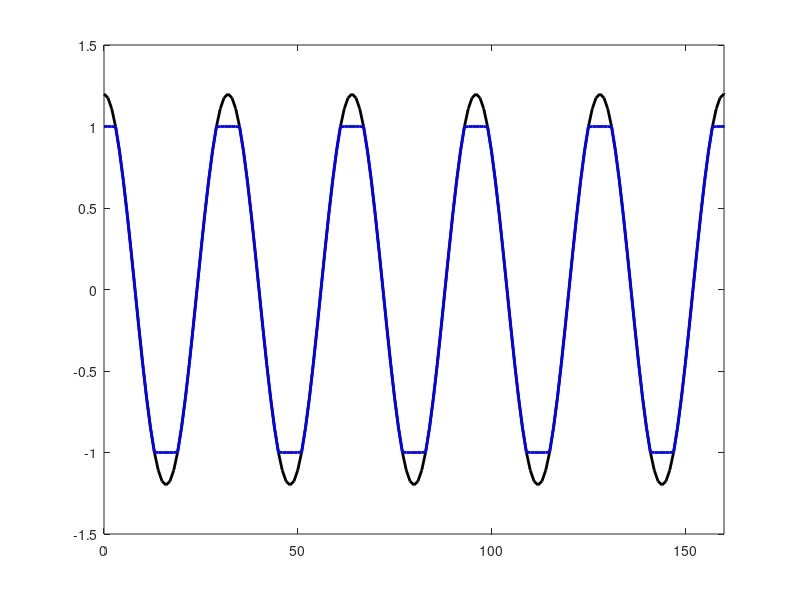
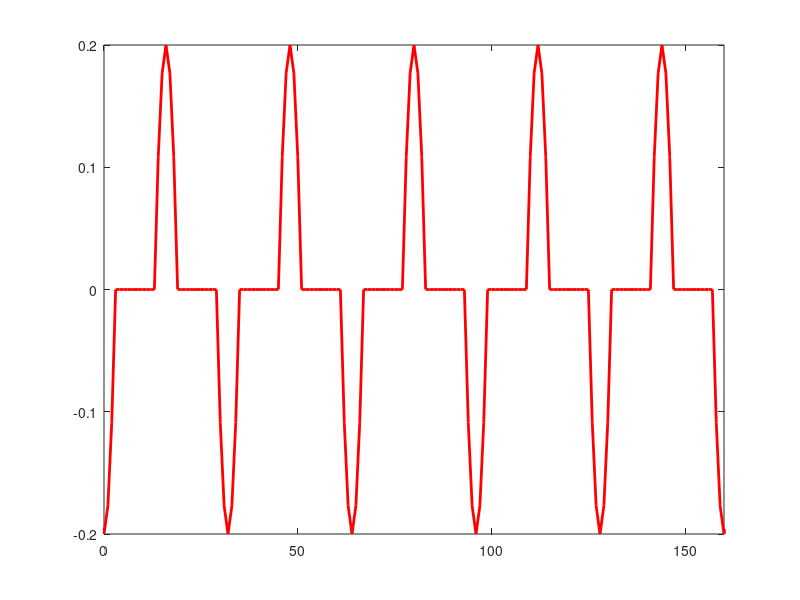
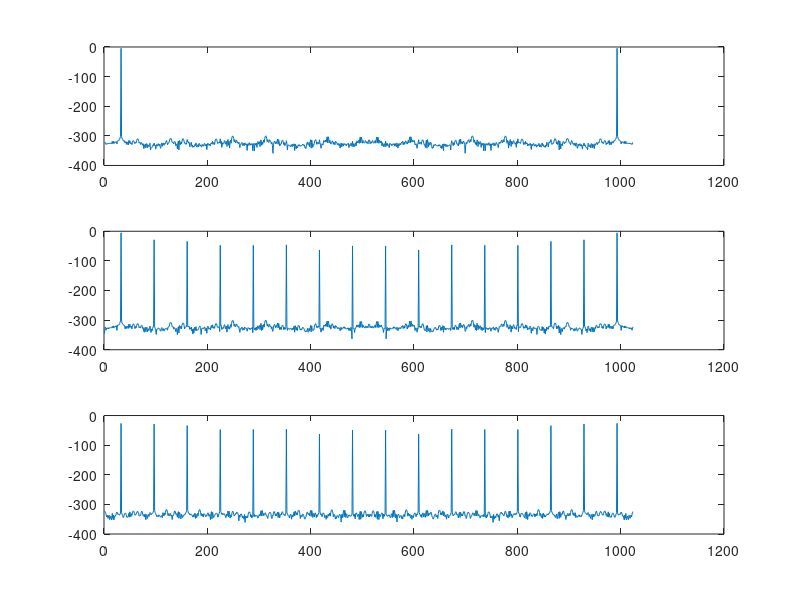
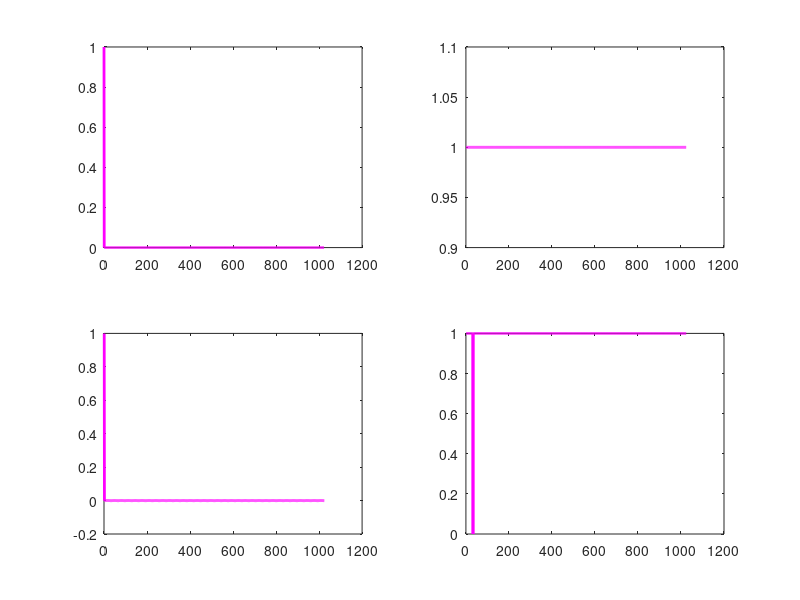

These charts were generated, in order, by the following MATLAB code:
%%
clear;clc;
%%
N = 1024;
n = 0:N-1;
fc = 10e6;
fs = 320e6;
Amax = 1; % clipping level
A = 1.2;

s = A*cos(2*pi*fc/fs*n);
% figure
% plot(n,s,'k-','linew',2)
% % set(gca,'linew',2)
% xlim([0 160])
%
s_clip = s;
s_clip(s_clip>Amax)=Amax;
s_clip(s_clip<-Amax)=-Amax;
figure(1)
plot(n,s,'k-','linew',2)
hold on
plot(n,s_clip,'b-','linew',2)
xlim([0 160])
%
clip_waveform = s_clip-s;
figure(2)
plot(n,clip_waveform,'r-','linew',2)
xlim([0 160])

%
sx = 1/N*fft(s);
psx = abs(sx).^2;
sx_clip = 1/N*fft(s_clip);
psx_clip = abs(sx_clip).^2; 
sx_clip_waveform = 1/N*fft(clip_waveform);
psx_clip_waveform = abs(sx_clip_waveform).^2;

figure(3)
subplot(3,1,1)
plot(pow2db(psx))
subplot(3,1,2)
plot(pow2db(psx_clip))
subplot(3,1,3)
plot(pow2db(psx_clip_waveform))
%
pulse_t = zeros(1,N);
pulse_t(1) = 1;
sx_pulse_t = fft(pulse_t);
psx_pulse_t = sx_pulse_t.^2;
ind_k = 33;

sx_pulse_t_rev = sx_pulse_t;
sx_pulse_t_rev(ind_k) = 0;
psx_pulse_t_rev = sx_pulse_t_rev.^2;
pulse_t_rev = real(ifft(sx_pulse_t_rev));

figure(4)
subplot(2,2,1)
plot(n,pulse_t,'m-','linew',2)
subplot(2,2,2)
plot(psx_pulse_t,'m-','linew',2)
subplot(2,2,4)
plot(psx_pulse_t_rev,'m-','linew',2)
subplot(2,2,3)
plot(pulse_t_rev,'m-','linew',2)
%%
s_tmp = s;
c = zeros(1,length(s));
ft_pulse_t_rev = fft(pulse_t_rev,2*N);
n_iter = 0;

% for kk = 1:1
% c = zeros(1,length(s));
% ind_upper = s_tmp > Amax;
% ind_lower = s_tmp < -Amax;
% c(ind_upper) = Amax - s_tmp(ind_upper);
% c(ind_lower) = -Amax - s_tmp(ind_lower);
% 
% ft_c = fft(c,2*N);
% ft_cc = ft_c.* ft_pulse_t_rev;   
% 
% cc_full = real(ifft(ft_cc));
% cc = cc_full(1:N);
% % cc = conv(c,pulse_t_rev,'same');
% s_tmp = s_tmp + cc;
% % c = zeros(1,length(s));
% disp(max(cc))
% end
% %%
% figure(7)
% plot(cc,'r-','linew',2)
while(max(s_tmp)> Amax || min(s_tmp)< -Amax)
    c = zeros(1,length(s));
    ind_upper = s_tmp > Amax;
    ind_lower = s_tmp < -Amax;
    c(ind_upper) = Amax - s_tmp(ind_upper);
    c(ind_lower) = -Amax - s_tmp(ind_lower);

    ft_c = fft(c,2*N);
    ft_cc = ft_c.* ft_pulse_t_rev;   

    cc_full = real(ifft(ft_cc));
    cc = cc_full(1:N);
    % cc = conv(c,pulse_t_rev,'same');
    s_tmp = s_tmp + cc;
    % c = zeros(1,length(s));
    disp(max(cc))
end
%%
% s1 = s + cc;
figure(5)
plot(s,'k-','linew',2)
hold on
plot(s_tmp,'b-','linew',2)
%%
sx_tmp = 1/N*fft(s_tmp);
psx_tmp = abs(sx_tmp).^2;

figure(6)
subplot(2,1,1)
plot(pow2db(psx),'k-','linew',2)
subplot(2,1,2)
plot(pow2db(psx_tmp),'b-','linew',2)

%%
% ind = [33 97 161 225 289 353 417 481 545 609 673 737 801 865 929 993];
% S = sx;
% Sp = sx_clip-sx_clip_waveform;
% 
% PS = sum(abs(S).^2);
% PSp = sum(abs(Sp).^2);
% 
% disp(PS)
% disp(PSp)
